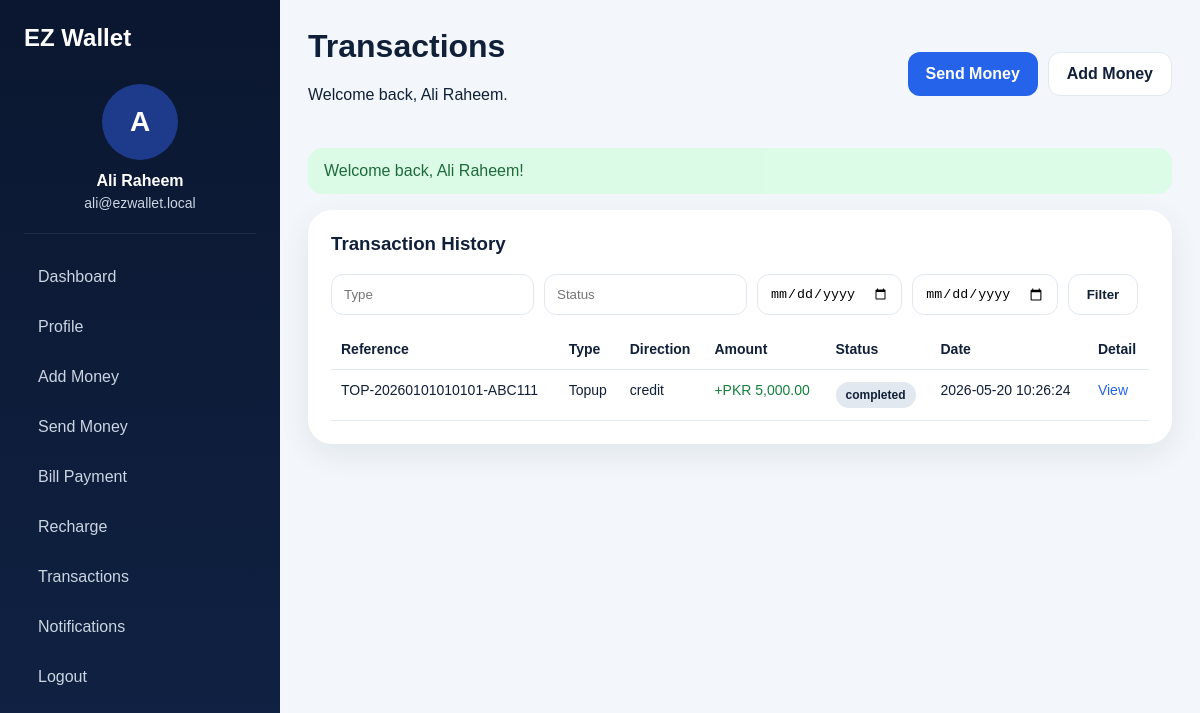
Screenshot of /public/index.php?route=transactions (signed in) with the database file from the repository.
### tables this page shows
CREATE TABLE wallets (id INT AUTO_INCREMENT PRIMARY KEY,user_id INT NOT NULL UNIQUE,balance DECIMAL(12,2) NOT NULL DEFAULT 0.00,created_at DATETIME NOT NULL,updated_at DATETIME NOT NULL,CONSTRAINT fk_wallet_user FOREIGN KEY (user_id) REFERENCES users(id) ON DELETE CASCADE);

CREATE TABLE users (id INT AUTO_INCREMENT PRIMARY KEY,name VARCHAR(120) NOT NULL,username VARCHAR(80) NOT NULL UNIQUE,email VARCHAR(150) NOT NULL UNIQUE,phone VARCHAR(30) NOT NULL,password_hash VARCHAR(255) NOT NULL,role ENUM('admin','user') NOT NULL DEFAULT 'user',status ENUM('active','inactive') NOT NULL DEFAULT 'active',avatar VARCHAR(255) NULL,created_at DATETIME NOT NULL,updated_at DATETIME NOT NULL);

CREATE TABLE transactions (id INT AUTO_INCREMENT PRIMARY KEY,reference_no VARCHAR(60) NOT NULL,user_id INT NOT NULL,related_user_id INT NULL,type ENUM('topup','transfer','bill_payment','recharge') NOT NULL,direction ENUM('credit','debit') NOT NULL,amount DECIMAL(12,2) NOT NULL,fee DECIMAL(12,2) NOT NULL DEFAULT 0.00,description VARCHAR(255) NULL,status ENUM('pending','completed','failed') NOT NULL DEFAULT 'completed',created_at DATETIME NOT NULL,INDEX idx_transaction_user (user_id),INDEX idx_reference (reference_no),CONSTRAINT fk_transaction_user FOREIGN KEY (user_id) REFERENCES users(id) ON DELETE CASCADE,CONSTRAINT fk_transaction_related_user FOREIGN KEY (related_user_id) REFERENCES users(id) ON DELETE SET NULL);

### controllers/BaseController.php (called while the page is built, shortened)
<?php
abstract class BaseController
{
    protected function view(string $view, array $data = [], string $layout = 'app'): void
    {
        extract($data);
        $layoutFile = __DIR__ . '/../views/layouts/' . $layout . '.php';
        require $layoutFile;
    }
}

### controllers/UserController.php (called while the page is built, shortened)
<?php
class UserController extends BaseController
{
    public function transactions(): void
    {
        require_login(); $filters=['type'=>trim($_GET['type'] ?? ''),'status'=>trim($_GET['status'] ?? ''),'date_from'=>trim($_GET['date_from'] ?? ''),'date_to'=>trim($_GET['date_to'] ?? '')];
        $this->view('user/transactions', ['title'=>'Transactions','transactions'=>(new Transaction())->getByUser((int)auth_user()['id'],$filters),'filters'=>$filters], 'dashboard');
    }
}

### public/index.php (called while the page is built, shortened)
<?php
require_once __DIR__ . '/../routes/web.php';
$route = $_GET['route'] ?? 'home';
[$controllerClass, $method] = $routes[$route];
$controller = new $controllerClass();
$controller->$method();

### models/BaseModel.php (called while the page is built, shortened)
<?php
abstract class BaseModel
{
    public function __construct()
    {
        $this->db = Database::getInstance();
    }
}

### config/database.php (called while the page is built)
<?php
class Database
{
    private static ?PDO $instance = null;
    public static function getInstance(): PDO
    {
        if (self::$instance === null) {
            $config = require __DIR__ . '/app.php';
            $db = $config['db'];
            $dsn = sprintf(
                'mysql:host=%s;port=%s;dbname=%s;charset=%s',
                $db['host'],
                $db['port'],
                $db['database'],
                $db['charset']
            );
            self::$instance = new PDO($dsn, $db['username'], $db['password'], [
                PDO::ATTR_ERRMODE => PDO::ERRMODE_EXCEPTION,
                PDO::ATTR_DEFAULT_FETCH_MODE => PDO::FETCH_ASSOC,
                PDO::ATTR_EMULATE_PREPARES => false,
            ]);
        }
        return self::$instance;
    }
}

### models/User.php (called while the page is built, shortened)
<?php
class User extends BaseModel
{
    public function findById(int $id): ?array
    {
        $stmt = $this->db->prepare("SELECT u.*, w.balance FROM users u LEFT JOIN wallets w ON w.user_id=u.id WHERE u.id=?");
        $stmt->execute([$id]);
        return $stmt->fetch() ?: null;
    }
}

### includes/auth.php (called while the page is built, shortened)
<?php
function auth_user(): ?array
{
    if (!empty($_SESSION['user_id'])) {
        return (new User())->findById((int)$_SESSION['user_id']);
    }
    return null;
}

### includes/helpers.php (called while the page is built, shortened)
<?php
function app_config(): array
{
    static $config = null;
    if ($config === null) {
        $config = require __DIR__ . '/../config/app.php';
    }
    return $config;
}
function base_url(string $path = ''): string
{
    $base = rtrim(app_config()['base_path'], '/');
    $path = ltrim($path, '/');
    return $base . ($path ? '/' . $path : '');
}
function e(?string $value): string
{
    return htmlspecialchars((string)$value, ENT_QUOTES, 'UTF-8');
}
function money(float $amount): string
{
    return app_config()['currency'] . ' ' . number_format($amount, 2);
}
function current_route(): string
{
    return $_GET['route'] ?? 'home';
}
function route_is(string $route): bool
{
    return current_route() === $route;
}

### config/app.php (called while the page is built)
<?php
return [
    'app_name' => 'EZ Wallet Secure Financial Transaction',
    'base_path' => '/ez_wallet_secure/public',
    'db' => [
        'host' => '127.0.0.1',
        'port' => '3306',
        'database' => 'ez_wallet_secure',
        'username' => 'root',
        'password' => '',
        'charset' => 'utf8mb4',
    ],
    'currency' => 'PKR',
    'upload_dir' => dirname(__DIR__) . '/uploads/avatars',
    'max_upload_size' => 2097152,
];

### models/Transaction.php (called while the page is built, shortened)
<?php
class Transaction extends BaseModel
{
    public function getByUser(int $userId, array $filters=[]): array
    {
        $sql="SELECT t.*, u.name AS related_name, u.email AS related_email FROM transactions t LEFT JOIN users u ON u.id=t.related_user_id WHERE t.user_id=:user_id";
        $params=[':user_id'=>$userId];
        $sql.=" ORDER BY t.created_at DESC";
        $stmt=$this->db->prepare($sql); $stmt->execute($params); return $stmt->fetchAll();
    }
}

### views/user/transactions.php (the view)
<div class="card"><div class="card-head"><h3>Transaction History</h3></div><form method="get" action="<?= base_url('index.php') ?>" class="filter-form"><input type="hidden" name="route" value="transactions"><input type="text" name="type" placeholder="Type" value="<?= e($filters['type']) ?>"><input type="text" name="status" placeholder="Status" value="<?= e($filters['status']) ?>"><input type="date" name="date_from" value="<?= e($filters['date_from']) ?>"><input type="date" name="date_to" value="<?= e($filters['date_to']) ?>"><button class="btn btn-outline" type="submit">Filter</button></form><div class="table-wrap"><table><thead><tr><th>Reference</th><th>Type</th><th>Direction</th><th>Amount</th><th>Status</th><th>Date</th><th>Detail</th></tr></thead><tbody><?php foreach ($transactions as $tx): ?><tr><td><?= e($tx['reference_no']) ?></td><td><?= e(ucwords(str_replace('_', ' ', $tx['type']))) ?></td><td><?= e($tx['direction']) ?></td><td class="<?= $tx['direction']==='credit' ? 'text-success' : 'text-danger' ?>"><?= $tx['direction']==='credit' ? '+' : '-' ?><?= money((float)$tx['amount']) ?></td><td><span class="badge"><?= e($tx['status']) ?></span></td><td><?= e($tx['created_at']) ?></td><td><a href="<?= base_url('index.php?route=transaction/detail&id=' . (int)$tx['id']) ?>">View</a></td></tr><?php endforeach; ?><?php if (!$transactions): ?><tr><td colspan="7">No transactions found.</td></tr><?php endif; ?></tbody></table></div></div>

### views/partials/sidebar.php
<?php $auth = auth_user(); ?><aside class="sidebar"><div class="sidebar-brand">EZ Wallet</div><div class="sidebar-user"><div class="avatar-circle"><?php if (!empty($auth['avatar'])): ?><img src="<?= base_url('../uploads/avatars/' . $auth['avatar']) ?>" alt="Avatar" class="avatar-img"><?php else: ?><span><?= strtoupper(substr($auth['name'], 0, 1)) ?></span><?php endif; ?></div><h4><?= e($auth['name']) ?></h4><p><?= e($auth['email']) ?></p></div><nav class="sidebar-nav"><a href="<?= base_url('index.php?route=dashboard') ?>" class="<?= route_is('dashboard') ? 'active' : '' ?>">Dashboard</a><a href="<?= base_url('index.php?route=profile') ?>" class="<?= route_is('profile') ? 'active' : '' ?>">Profile</a><a href="<?= base_url('index.php?route=wallet/add-money') ?>">Add Money</a><a href="<?= base_url('index.php?route=wallet/send-money') ?>">Send Money</a><a href="<?= base_url('index.php?route=wallet/bill-payment') ?>">Bill Payment</a><a href="<?= base_url('index.php?route=wallet/recharge') ?>">Recharge</a><a href="<?= base_url('index.php?route=transactions') ?>">Transactions</a><a href="<?= base_url('index.php?route=notifications') ?>">Notifications</a><a href="<?= base_url('index.php?route=logout') ?>">Logout</a></nav></aside>

### views/partials/dashboard_header.php
<?php $auth = auth_user(); ?><header class="dashboard-header"><div><h1><?= e($title ?? 'Dashboard') ?></h1><p>Welcome back, <?= e($auth['name']) ?>.</p></div><div class="header-actions"><?php if ($auth['role'] === 'user'): ?><a href="<?= base_url('index.php?route=wallet/send-money') ?>" class="btn btn-primary">Send Money</a><a href="<?= base_url('index.php?route=wallet/add-money') ?>" class="btn btn-outline">Add Money</a><?php else: ?><a href="<?= base_url('index.php?route=admin/reports') ?>" class="btn btn-primary">View Reports</a><?php endif; ?></div></header>

### assets/css/app.css (style rules this page uses)
:root { --bg:#07111f;--bg2:#0c1b31;--text:#102038;--muted:#64748b;--primary:#2563eb;--primary2:#1d4ed8;--success:#15803d;--danger:#dc2626;--border:#e2e8f0 }
* { box-sizing:border-box }
body { margin:0;font-family:Arial,Helvetica,sans-serif;color:var(--text);background:#f3f7fb }
a { text-decoration:none;color:var(--primary) }
h1,h2,h3,h4,p { margin-top:0 }
.btn { display:inline-flex;align-items:center;justify-content:center;padding:12px 18px;border-radius:12px;border:none;cursor:pointer;font-weight:700 }
.btn-primary { background:var(--primary);color:#fff }
.btn-outline { background:#fff;border:1px solid var(--border);color:var(--text) }
.glass-card,.card,.info-card,.auth-card,.form-card,.stat-card { background:#fff;border:1px solid rgba(255,255,255,.4);border-radius:24px;box-shadow:0 10px 30px rgba(15,23,42,.08) }
.sidebar { background:linear-gradient(180deg,#0b1730,#102244);color:#fff;padding:24px;position:sticky;top:0;height:100vh }
.sidebar-brand { font-size:24px;font-weight:800;margin-bottom:20px }
.sidebar-user { text-align:center;padding:12px 0 22px;border-bottom:1px solid rgba(255,255,255,.08) }
.avatar-circle { width:76px;height:76px;border-radius:50%;background:#1e3a8a;display:grid;place-items:center;margin:0 auto 12px;font-size:28px;font-weight:800;overflow:hidden }
.sidebar-user h4 { margin:0 0 5px }
.sidebar-user p { margin:0;color:#cbd5e1;font-size:14px }
.sidebar-nav { display:grid;gap:8px;margin-top:22px }
.sidebar-nav a { color:#cbd5e1;padding:12px 14px;border-radius:14px }
.dashboard-header { display:flex;justify-content:space-between;align-items:center;padding:28px 28px 0;gap:16px }
.header-actions { display:flex;gap:10px;flex-wrap:wrap }
.card { padding:22px }
.card-head { margin-bottom:18px }
.table-wrap { overflow:auto }
table { width:100%;border-collapse:collapse }
th,td { padding:12px 10px;border-bottom:1px solid var(--border);text-align:left;vertical-align:top;font-size:14px }
.badge { display:inline-block;padding:6px 10px;border-radius:999px;background:#e2e8f0;font-size:12px;font-weight:700 }
.text-success { color:var(--success) }
.filter-form { display:flex;gap:10px;flex-wrap:wrap;margin-bottom:14px }
.filter-form input,.inline-form input { padding:10px 12px;border:1px solid var(--border);border-radius:12px }

### rows the page displays
wallets: user.name "A", user.name "Ali Raheem", user.email "ali@ezwallet.local"
transactions: reference_no "TOP-20260101010101-ABC111", type "Topup", direction "credit", amount "PKR 5,000.00", status "completed", created_at "2026-05-20 10:26:24"

### other values shown
$title "Transactions"
$flash['message'] "Welcome back, Ali Raheem!"
